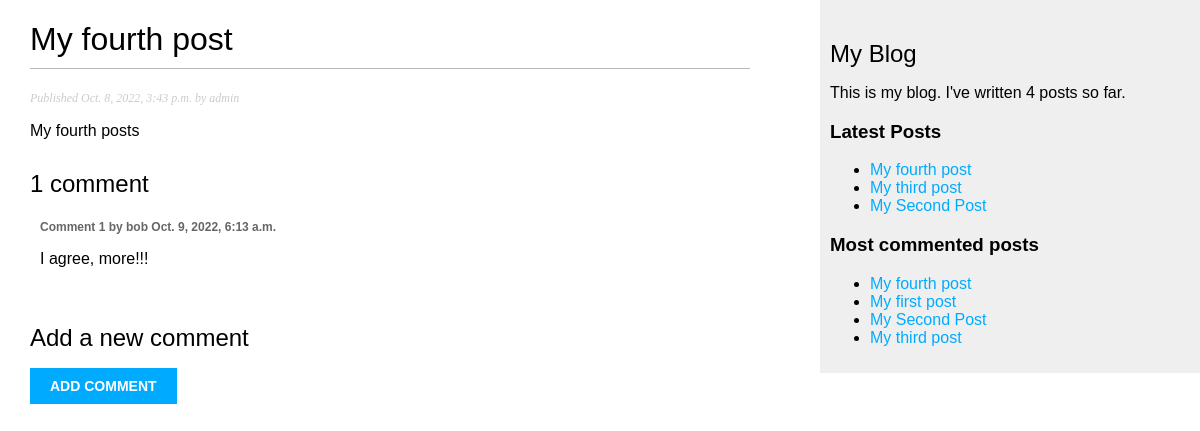
/blog/2022/10/8/my-fourth-post/, run on an earlier commit of the app's database.
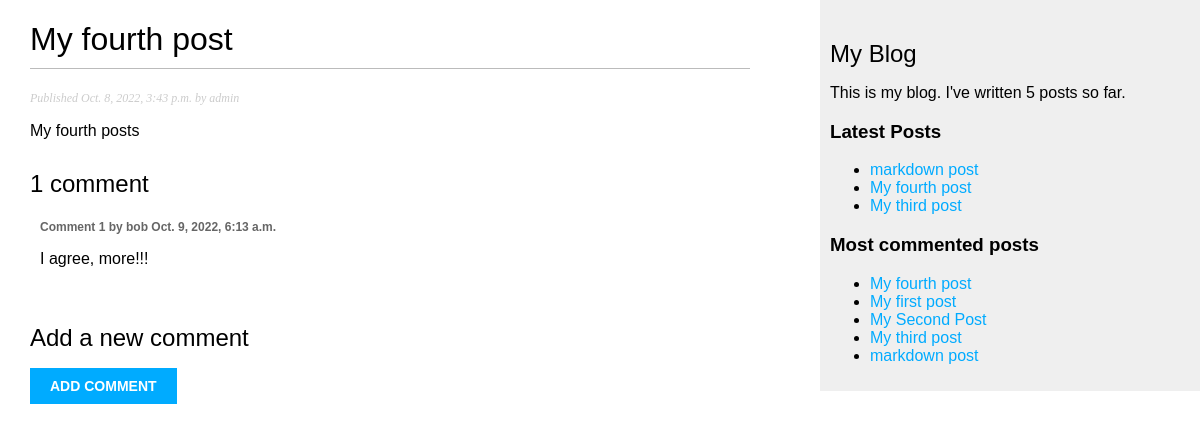
And on a later commit of the database.
### blog/models.py (models this page shows, shortened)
class Comment(models.Model):
    post = models.ForeignKey(Post,on_delete=models.CASCADE,related_name='comments')
    name = models.CharField(max_length=80)
    email = models.EmailField()
    body = models.TextField()
    created = models.DateTimeField(auto_now_add=True)
    updated = models.DateTimeField(auto_now=True)
    active = models.BooleanField(default=True)
    class Meta:
        ordering = ('created',)

class Post(models.Model):
    STATIC_CHOICES = (
        ('draft','Draft'),
        ('published','Published')
    )
    title = models.CharField(max_length=250)
    slug = models.SlugField(max_length=250,unique_for_date='publish')
    author = models.ForeignKey(User,on_delete=models.CASCADE,related_name='blog_posts')
    body = models.TextField()
    publish = models.DateTimeField(default=timezone.now)
    created = models.DateTimeField(auto_now_add=True)
    updated = models.DateTimeField(auto_now=True)
    status = models.CharField(max_length=10,choices=STATIC_CHOICES,default='draft')
    objects = models.Manager() # the default manager
    published = PublishedManager() # our custom manager
    tags = TaggableManager()
    class Meta:
        ordering = ('-publish',)
    def get_absolute_url(self):
        return reverse(
            'blog:post_detail',
            args=[
                self.publish.year,
                self.publish.month,
                self.publish.day,
                self.slug
            ]
        )

### blog/views.py (the view, shortened to what this page needs)
def post_detail(request,year,month,day,post):
    post = get_object_or_404(
        Post,
        slug=post,
        status='published',
        publish__year=year,
        publish__month=month,
        publish__day=day
    )
    comments = post.comments.filter(active=True)
    new_comment = None
    comment_form = None
    context = {
        'post': post,
        'comments': comments,
        'new_comment': new_comment,
        'comment_form': comment_form
    }
    template = 'blog/post/detail.html'
    return render(request,template,context)

### blog/models.py (called while the page is built)
    def get_queryset(self):
        return super(PublishedManager,self).get_queryset().filter(status='published')

### blog/templatetags/blog_tags.py (called while the page is built)
@register.filter(name='markdown')
def markdown_format(text):
    return mark_safe(markdown.markdown(text))

@register.simple_tag
def total_posts():
    return Post.published.count()

@register.inclusion_tag('blog/post/latest_posts.html')
def show_latest_posts(count=3):
    latest_posts = Post.published.order_by('-publish')[:count]
    return {'latest_posts': latest_posts}

@register.simple_tag
def get_most_commented_posts(count=5):
    return Post.published.annotate(
        total_comments=Count('comments')
    ).order_by('-total_comments')[:count]

### blog/templates/blog/post/detail.html (shortened to what this page needs)
{% extends "blog/base.html" %}
{% load blog_tags %}
{% block content %}
    <h1>{{ post.title }}</h1>
    <p class="date">
        Published {{ post.publish }} by {{ post.author }}
    </p>
    {{ post.body|markdown }}
    {% with comments.count as total_comments %}
        <h2>
            {{ total_comments }} comment{{ total_comments|pluralize }}
        </h2>
    {% endwith %}
    {% for comment in comments %}
        <div class="comment">
            <p class="info">
                Comment {{ forloop.counter }} by {{ comment.name }}
                {{ comment.created }}
            </p>
            {{ comment.body|linebreaks }}
        </div>
        {% empty %}
        <p>There are no comments yet</p>
    {% endfor %}
    {% if new_comment %}
        <h2>Your comment has been added.</h2>
    {% else %}
        <h2>Add a new comment</h2>
        <form method="POST">
            <p><input type="submit" value="Add comment"></p>
        </form>
    {% endif %}
{% endblock %}

### blog/templates/blog/base.html (shortened to what this page needs)
{% load blog_tags %}
{% load static %}
<!DOCTYPE html>
<html>
<head>
    <link href="{% static 'css/blog.css' %}" rel="stylesheet">
</head>
<body>
    <div id="content">
        {% block content %}
        {% endblock %}
    </div>
    <div id="sidebar">
        <h2>My Blog</h2>
        <p>This is my blog. I've written {% total_posts %} posts so far.</p>
        <h3>Latest Posts</h3>
        {% show_latest_posts %}
        <h3>Most commented posts</h3>
        {% get_most_commented_posts as most_commented_posts %}
        <ul>
            {% for post in most_commented_posts %}
                <li>
                    <a href="{{ post.get_absolute_url }}">{{ post.title }}</a>
                </li>
            {% endfor %}
        </ul>
    </div>
</body>
</html>

### blog/templates/blog/post/latest_posts.html
<ul>
    {% for post in latest_posts %}
        <li>
            <a href="{{ post.get_absolute_url }}">{{ post.title }}</a>
        </li>
    {% endfor %}
</ul>

What changed in the data, as far as the page shows it:
no longer on one of the page's lists (row unchanged): Post: title "My Second Post"
added Post: title "markdown post"
Also different on the page:
text no longer shown: "4"
text now shown: "5"
